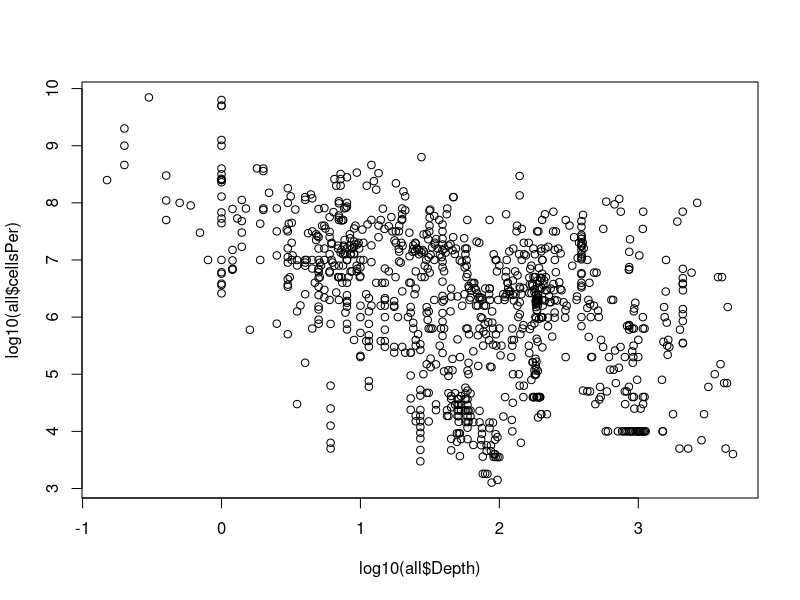
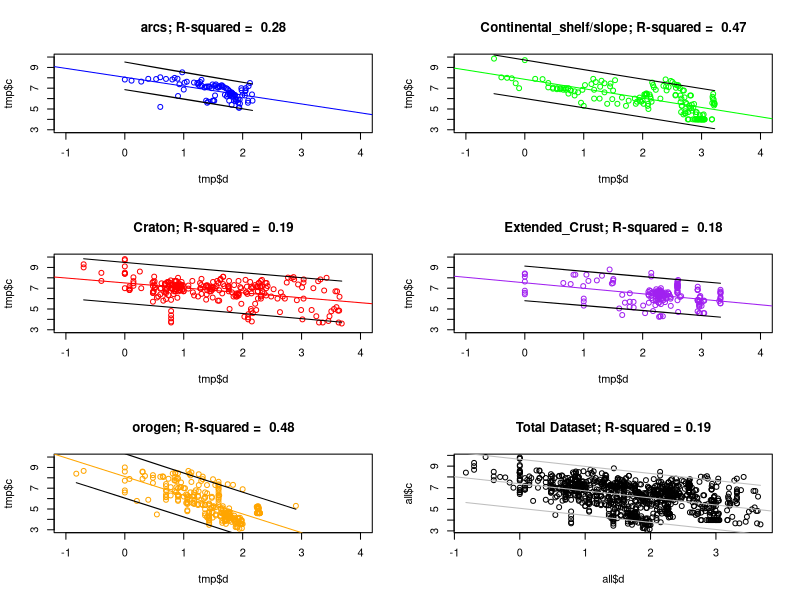

These figures' R source, in order:
## Depth power fit that is regionally specific 

library(ggplot2)
gridCells = read.csv("metadata_by_grid.csv",stringsAsFactors = FALSE)
GreenlandFID = c(3774:3776,3759:3762,3737:3742,3711:3715,3681:3685,3639:3643,3584:3588,3522:3525,3452:3454,3378:3380)
AntarcFID = 3791:4163 # These are FID_1 on TC's documents already corrected in CM
#gridCells$rechargeFull = factor(gridCells$rechargeVolumeFull)
gridCells$rechargeType = gridCells$rechargeDepth
gridCells$combined = factor(paste(gridCells$rechargeVolume,gridCells$crustScheme2))
gridCells$rechargeVolume = factor(gridCells$rechargeVolume)
gridCells$rechargeType = factor(gridCells$rechargeDepth)
gridCells$crustScheme2 = factor(gridCells$crustScheme2)
gridCells$rechargeFull = factor(gridCells$Descriptio)
gridCells$combined_cv = factor(gridCells$combined_cv)
gridCells$combined_cr = factor(gridCells$combined_cr)
gridCells$rechargeShort = factor(gridCells$rechargeShort)


df.trimmed = read.csv("cores_with_PCR.csv")
# Select direct measurements only
all = df.trimmed[which(df.trimmed$MethodCM=="direct"),]
# makes sure all parameters are in correct format
all$Depth = as.numeric(all$Depth) # in meters
all$cellsPer = as.numeric(all$cellsPer) # in cell cm-3

# load indices
myIndices = as.matrix(read.csv("1000_indices_for_bootstrap.csv",header=FALSE))[1:2,]
bootstraps = nrow(myIndices)
depthsToIterate = gridCells$Z122_Med_HF_km*1000 # in meters

plot(log10(all$Depth),log10(all$cellsPer))



AntarcFID = 3791:4163 # These are FID_1 on TC's documents already corrected in CM
GreenlandFID = c(3774:3776,3759:3762,3737:3742,3711:3715,3681:3685,3639:3643,3584:3588,3522:3525,3452:3454,3378:3380)



linearModel = function(var,map,train,test){
  biomass = 0
  error = matrix(nrow=0,ncol=2)
  univar = sort(unique(var))
  loopAB=matrix(nrow=1,ncol=3*length(univar))
  gridVec = vector(length=nrow(gridCells))
  for (i in 1:length(univar)){
    #print(univar[i])
    #print(lm(c~d,all[which(var==univar[i]),]))
    powerFit = lm(c~d,train[which(var==univar[i]),])
    pf.test = test[which(var==univar[i]),]
    a =  powerFit$coefficients[1]
    b = powerFit$coefficients[2]
    loopAB[,(i-1)*3+1]=a
    loopAB[,(i-1)*3+2]=b
    loopAB[,(i-1)*3+3]=summary(powerFit)$r.squared
    powerResult = predict(powerFit,pf.test)
    tempError = cbind(pf.test$c,powerResult)
    error = rbind(error,tempError)
    #      if(mean((tempError[1]-tempError[2])^2)>1){print(univar[i])}
    ###      if (is.na(b)){b=0}
    for (g in which(map==univar[i])){
      if (gridCells$FID[g]%in%GreenlandFID){      
        integralFun = function(x) {(10^7.73)*x^-0.66}
        biomass = biomass + gridCells$grid_area_m2[g]*100*100*(15000000000+integrate(integralFun,1,depthsToIterate[g])$value*100)
        gridVec[g]=gridCells$grid_area_m2[g]*100*100*(15000000000+integrate(integralFun,1,depthsToIterate[g])$value*100)     
      }
      else if (gridCells$FID[g]%in%AntarcFID) {
        integralFun = function(x) {(10^6)*x^-0.66}
        biomass = biomass + gridCells$grid_area_m2[g]*100*100*(2150000000+integrate(integralFun,1,depthsToIterate[g])$value*100)
        gridVec[g]=gridCells$grid_area_m2[g]*100*100*(2150000000+integrate(integralFun,1,depthsToIterate[g])$value*100)        
      }
      
      else{        
        integralFun = function(x) {(10^a)*x^b}
        biomass= biomass + gridCells$grid_area_m2[g]*100*100*integrate(integralFun,1,depthsToIterate[g])$value*100
        gridVec[g] = gridCells$grid_area_m2[g]*100*100*integrate(integralFun,1,depthsToIterate[g])$value*100
      }
    }
  }
  #  print(dim(error))
  mse = mean((error[1]-error[2])^2)
  biomassAndError = t(matrix(c(biomass,mse)))[1,]
  #print(biomass)
  if(mse>2){myList=list(estimate=rep(NA,2),grid=rep(NA,length=nrow(gridCells)),params=rep(NA,length(univar)*3))}
  else if (mse==0){myList=list(estimate=rep(NA,2),grid=rep(NA,length=nrow(gridCells)),params=rep(NA,length(univar)*3))}
  else{myList = list(estimate=biomassAndError,grid = gridVec,params=loopAB)}
  return(myList)
}

all$d = log10(all$Depth)
all$c = log10(all$cellsPer)

index=myIndices
newEstimate = matrix(nrow=nrow(index), ncol=2)
gridValues = data.frame(matrix(nrow=nrow(gridCells),ncol=nrow(index)))
parameters = matrix(nrow=nrow(index), ncol=3*5)
for (n in 1:nrow(index)){
  if(n%%10==0){print(n)}
  trainSet = all[index[n,],]
  testSet = all[-index[n,],]
  if(sum(table(trainSet$crustScheme2)<4)>0){print(n); newEstimate[n]=NA}
  else{
        output = linearModel(trainSet$crustScheme2,gridCells$crustScheme2,trainSet,testSet)
        newEstimate[n,]=output$estimate
        print("GLM Estimate and Error")
        print(output$estimate)
        gridValues[,n]=output$grid
        parameters[n,]=output$params
      }
  }


crustTypes = sort(unique(trainSet$crustScheme2))
median_params = apply(parameters,2,median,na.rm=TRUE)

colors = c("blue","green","red","purple","orange")
par(mfrow=c(3,2))
for (i in 1:length(crustTypes)){
  tmp = all[which(all$crustScheme2==crustTypes[i]),]
  plot(tmp$d,tmp$c,col=colors[i],xlim=c(-1,4),ylim=c(3,10),
       main=paste(paste(crustTypes[i],"; R-squared = ",sep=""),toString(round(median_params[(i-1)*3+3],digits = 2))))
  #print(summary(lm(tmp$c~tmp$d))$r.squared)
  #print(lm(tmp$c~tmp$d)$coefficients)
  tmp.lm = lm(tmp$c~tmp$d)
  lwr = predict(tmp.lm,data.frame(tmp$d), interval="predict")[,2]
  upr =  predict(tmp.lm,data.frame(tmp$d), interval="predict")[,3]
  abline(a=median_params[(i-1)*3+1],b=median_params[(i-1)*3+2],col=colors[i])
  lines(tmp$d,lwr)
  lines(tmp$d,upr)
  print(mean(upr-lwr))
}

totdat.lm = lm(all$c~all$d)
lwr = predict(totdat.lm,data.frame(all$d), interval="predict")[,2]
upr =  predict(totdat.lm,data.frame(all$d), interval="predict")[,3]
plot(all$d,all$c,main="Total Dataset; R-squared = 0.19")
abline(a=coef(totdat.lm)[1],b=coef(totdat.lm)[2],col="gray" )
lines(all$d,lwr,col="gray")
lines(all$d,upr,col="gray")
print(mean(upr-lwr))

